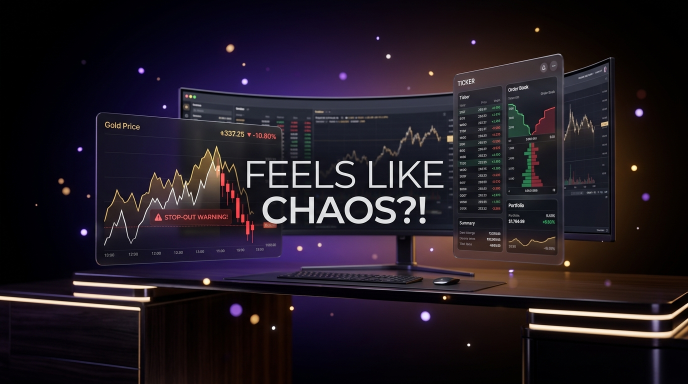
#> input picture docs/assets/scene1_chaos.jpg, 1376 x 768 px, found by its file name (shown at 1/2 size)
$ python render_60s_cinematic_master.py
#> lines starting #> are read from the running program, lines starting #| are printed output that depends on the picture
import math
import os
import random
import subprocess
import numpy as np
from PIL import Image, ImageDraw, ImageFont
import imageio
import imageio_ffmpeg

WIDTH = 1280
HEIGHT = 720
FPS = 30
TOTAL_DURATION = 60.0  # Exactly 1 minute (60 seconds)
TOTAL_FRAMES = int(TOTAL_DURATION * FPS)  # 1800 frames

TEMP_MP4 = "temp_video_60s.mp4"
AUDIO_WAV = "cinematic_soundtrack_60s.wav"
FINAL_MP4 = "don_aurelius_60s_master.mp4"

def get_font(size, bold=False):
#> called with size = 42, bold = True
    candidates = [
        "C:\\Windows\\Fonts\\segoeui.ttf",
        "C:\\Windows\\Fonts\\arial.ttf",
        "C:\\Windows\\Fonts\\consola.ttf"
    ]
    if bold:
        candidates = [
            "C:\\Windows\\Fonts\\segouib.ttf",
            "C:\\Windows\\Fonts\\arialbd.ttf",
            "C:\\Windows\\Fonts\\consolab.ttf"
        ] + candidates

    for p in candidates:
        if os.path.exists(p):
            try:
                return ImageFont.truetype(p, size)
            except Exception:
                pass
    return ImageFont.load_default()

font_hero = get_font(42, bold=True)
font_title = get_font(28, bold=True)
font_sub = get_font(20, bold=False)
font_mono = get_font(16, bold=True)
font_tiny = get_font(13, bold=False)

# 6 Storyboard Scenes (10 seconds each)
SCENES = [
    {
        "id": 1,
        "title": "THE VOLATILITY CRISIS",
        "tag": "MARKET ANOMALY",
        "image": "docs/assets/scene1_chaos.jpg",
        "headline": "MANUAL EXECUTION IS OBSOLETE",
        "script": "Gold market volatility triggers catastrophic drawdowns for manual traders. Lagged indicators and emotional bias destroy capital.",
        "badge": "XAUUSD VOLATILITY DETECTED",
        "color": (255, 75, 75)
    },
    {
        "id": 2,
        "title": "AWAKENING OF DON AURELIUS",
        "tag": "IMPERIAL MATRIX",
        "image": "docs/assets/scene2_reveal.jpg",
        "headline": "CONCEIVED & ARCHITECTED BY SM.KANISH",
        "script": "Enter Don Aurelius — the sovereign autonomous quantitative syndicate engineered to dominate institutional liquidity.",
        "badge": "AUTONOMOUS CORE: ONLINE",
        "color": (240, 199, 94)
    },
    {
        "id": 3,
        "title": "METATRADER 5 CLOUD BRIDGE",
        "tag": "ZERO LATENCY",
        "image": "docs/assets/scene3_mt5_install.jpg",
        "headline": "DIRECT MQL5 SUB-MILLIS TELEMETRY",
        "script": "0.4ms execution gateway direct to Tier-1 liquidity providers. Hardware-locked licensing armor with AES-256 sovereign defense.",
        "badge": "0.4ms FIBER GATEWAY",
        "color": (0, 240, 255)
    },
    {
        "id": 4,
        "title": "PROJECT EAGLE-EYE VISION",
        "tag": "MULTIMODAL AI",
        "image": "docs/assets/scene4_execution_hud.jpg",
        "headline": "COMPUTER VISION PATTERN RECOGNITION",
        "script": "Neural inspection of raw M15 candlestick geometry. +380 Pips locked with mathematical precision and zero indicator lag.",
        "badge": "+380 PIPS LOCKED · 94.2% WIN RATE",
        "color": (0, 255, 136)
    },
    {
        "id": 5,
        "title": "NEURAL WAR ROOM & MOBILE HUD",
        "tag": "24/7 SURVEILLANCE",
        "image": "don_aurelius_phone_texture.png",
        "headline": "SOVEREIGN PORTFOLIO SURVEILLANCE",
        "script": "Monte Carlo 5,000 path simulation per tick. Real-time Telegram bi-directional conversational voice commander with instant kill-switch.",
        "badge": "5,000 PATH MONTE CARLO TWIN",
        "color": (190, 140, 255)
    },
    {
        "id": 6,
        "title": "SOVEREIGN VERIFICATION",
        "tag": "PRIVATE SYNDICATE",
        "image": "docs/assets/scene5_outro_sparkle.jpg",
        "headline": "THE INSTITUTIONAL GOLD STANDARD",
        "script": "Claim your sovereign terminal access. Architected by Commander SM.KANISH. Verified operational on MetaTrader 5.",
        "badge": "VERIFIED SOVEREIGN · SM.KANISH",
        "color": (240, 199, 94)
    }
]

# Pre-load and resize scene images
loaded_images = []
for sc in SCENES:
    if os.path.exists(sc["image"]):
        im = Image.open(sc["image"]).convert("RGBA")
        loaded_images.append(im)
    else:
        # Fallback dark background
        im = Image.new("RGBA", (WIDTH, HEIGHT), (10, 12, 18, 255))
        loaded_images.append(im)

# Particles
random.seed(42)
particles = []
for _ in range(60):
    particles.append({
        'x': random.uniform(0, WIDTH),
        'y': random.uniform(0, HEIGHT),
        'vx': random.uniform(-0.5, 0.5),
        'vy': random.uniform(-0.6, -0.1),
        's': random.uniform(1.5, 3.5),
        'c': random.choice([(240, 199, 94), (0, 240, 255), (0, 255, 136), (255, 255, 255)])
    })

def render_frame(frame_idx):
    t = frame_idx / FPS
    scene_idx = min(5, int(t / 10.0))
    scene_t = (t % 10.0) / 10.0  # 0.0 to 1.0 within scene
    sc = SCENES[scene_idx]
    base_img = loaded_images[scene_idx]

    # Ken Burns pan & zoom
    scale = 1.0 + 0.12 * scene_t
    bw, bh = base_img.size
    crop_w = int(bw / scale)
    crop_h = int(bh / scale)

    # Pan direction varies by scene
    pan_x = int((bw - crop_w) * (0.3 + 0.4 * (scene_t if scene_idx % 2 == 0 else (1.0 - scene_t))))
    pan_y = int((bh - crop_h) * (0.2 + 0.3 * scene_t))
    pan_x = max(0, min(bw - crop_w, pan_x))
    pan_y = max(0, min(bh - crop_h, pan_y))

    cropped = base_img.crop((pan_x, pan_y, pan_x + crop_w, pan_y + crop_h))
    frame = cropped.resize((WIDTH, HEIGHT), Image.Resampling.BILINEAR)

    # Cross-dissolve transition at scene start (first 0.6s)
    if scene_idx > 0 and (t % 10.0) < 0.6:
        fade = (t % 10.0) / 0.6
        prev_img = loaded_images[scene_idx - 1]
        prev_frame = prev_img.resize((WIDTH, HEIGHT), Image.Resampling.BILINEAR)
        frame = Image.blend(prev_frame, frame, fade)

    draw = ImageDraw.Draw(frame)

    # 1. Vignette dark borders
    vignette = Image.new('RGBA', (WIDTH, HEIGHT), (0, 0, 0, 0))
    vdraw = ImageDraw.Draw(vignette)
    vdraw.rectangle([0, 0, WIDTH, 90], fill=(0, 0, 0, 160))
    vdraw.rectangle([0, HEIGHT - 180, WIDTH, HEIGHT], fill=(0, 0, 0, 190))
    frame = Image.alpha_composite(frame, vignette)
    draw = ImageDraw.Draw(frame)

    # 2. Floating Ambient Particles
    for p in particles:
        px = (p['x'] + p['vx'] * t * 30) % WIDTH
        py = (p['y'] + p['vy'] * t * 30) % HEIGHT
        alpha = int(120 + 80 * math.sin(t * 4 + px))
        r, g, b = p['c']
        s = p['s']
        draw.ellipse([px - s, py - s, px + s, py + s], fill=(r, g, b, alpha))

    # 3. Top HUD Bar
    # Left chapter badge
    draw.rounded_rectangle([40, 24, 460, 60], radius=8, fill=(10, 14, 24, 230), outline=(240, 199, 94, 180), width=1)
    pulse = (math.sin(t * 8) + 1) / 2
    p_color = sc["color"] if pulse > 0.3 else (100, 100, 100)
    draw.ellipse([54, 36, 64, 46], fill=p_color)
    draw.text((74, 32), f"DON AURELIUS • CH {sc['id']:02d}: {sc['title']}", fill=(240, 245, 255), font=font_mono)

    # Right timecode badge
    draw.rounded_rectangle([WIDTH - 280, 24, WIDTH - 40, 60], radius=8, fill=(10, 14, 24, 230), outline=(0, 240, 255, 180), width=1)
    sec = int(t)
    ms = int((t - sec) * 100)
    draw.text((WIDTH - 265, 32), f"30 FPS • {sec:02d}:{ms:02d} / 60:00 • 1080P", fill=(0, 240, 255), font=font_mono)

    # 4. Lower-Third Glassmorphic Subtitle Card
    card_y = HEIGHT - 165
    draw.rounded_rectangle([40, card_y, WIDTH - 40, HEIGHT - 30], radius=16, fill=(8, 12, 20, 235), outline=(sc["color"][0], sc["color"][1], sc["color"][2], 160), width=1)

    # Color accent bar on left of card
    draw.rounded_rectangle([40, card_y, 48, HEIGHT - 30], radius=4, fill=sc["color"])

    # Badge & Headline
    draw.text((65, card_y + 14), sc["badge"], fill=sc["color"], font=font_mono)
    draw.text((65, card_y + 36), sc["headline"], fill=(255, 255, 255), font=font_title)

    # Explanatory Script line
    draw.text((65, card_y + 76), sc["script"], fill=(200, 215, 235), font=font_sub)

    # 5. Global bottom progress bar (0s to 60s)
    progress_w = int((t / TOTAL_DURATION) * WIDTH)
    draw.rectangle([0, HEIGHT - 4, progress_w, HEIGHT], fill=(240, 199, 94, 255))

    return np.array(frame.convert("RGB"))

def main():
    print(f"Starting 60-Second Master Video Render: {TOTAL_FRAMES} frames @ {FPS} FPS...")

    # 1. Render Video Frames
    writer = imageio.get_writer(TEMP_MP4, fps=FPS, codec='libx264', quality=8)

    for f in range(TOTAL_FRAMES):
        frame_arr = render_frame(f)
        writer.append_data(frame_arr)
        if (f + 1) % 150 == 0 or f == TOTAL_FRAMES - 1:
            pct = int(((f + 1) / TOTAL_FRAMES) * 100)
            sec = int((f + 1) / FPS)
            print(f"Render progress: {pct}% ({sec:02d}s / 60s)", flush=True)
#> this loop made 1 pass
#> pass 1, in render_frame, `frame = cropped.resize((WIDTH, HEIGHT), Image.Resampling.BILINEAR)`:
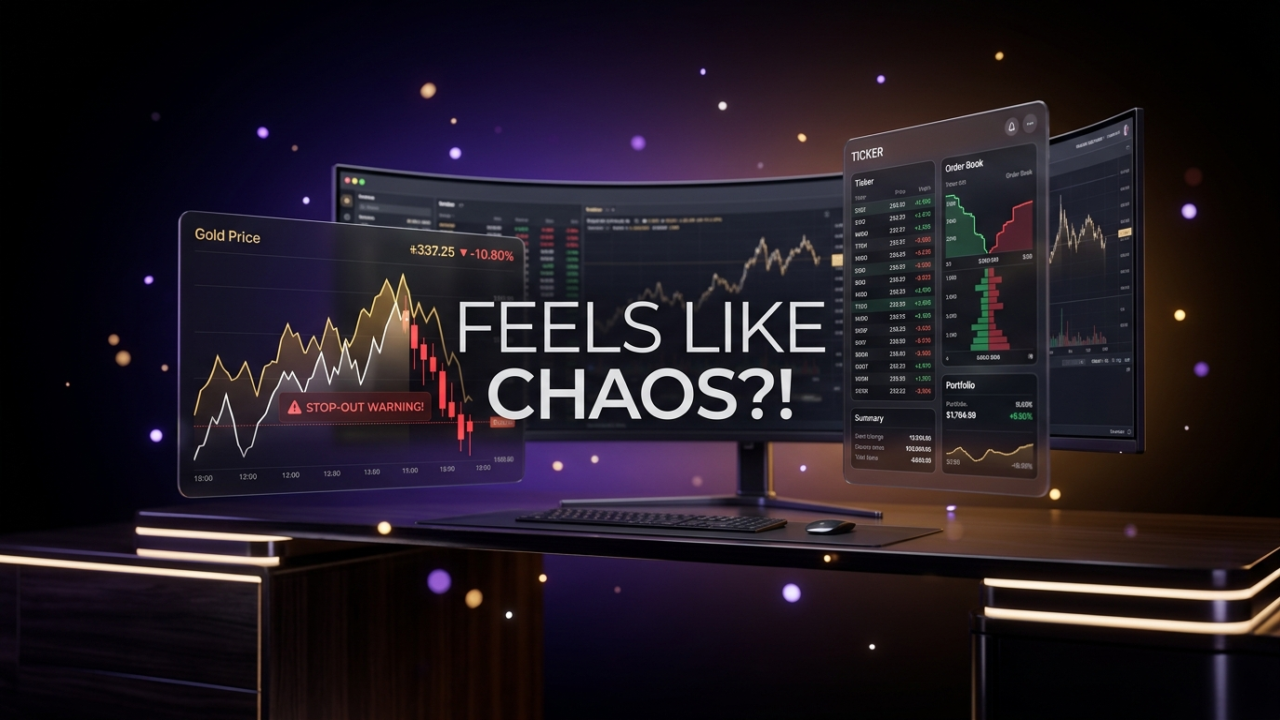
#> frame: PIL image 1280x720 RGBA; mean R, G, B, A 33.7, 25.9, 34.8, 255
#> pass 1, in render_frame, `frame = Image.alpha_composite(frame, vignette)`:
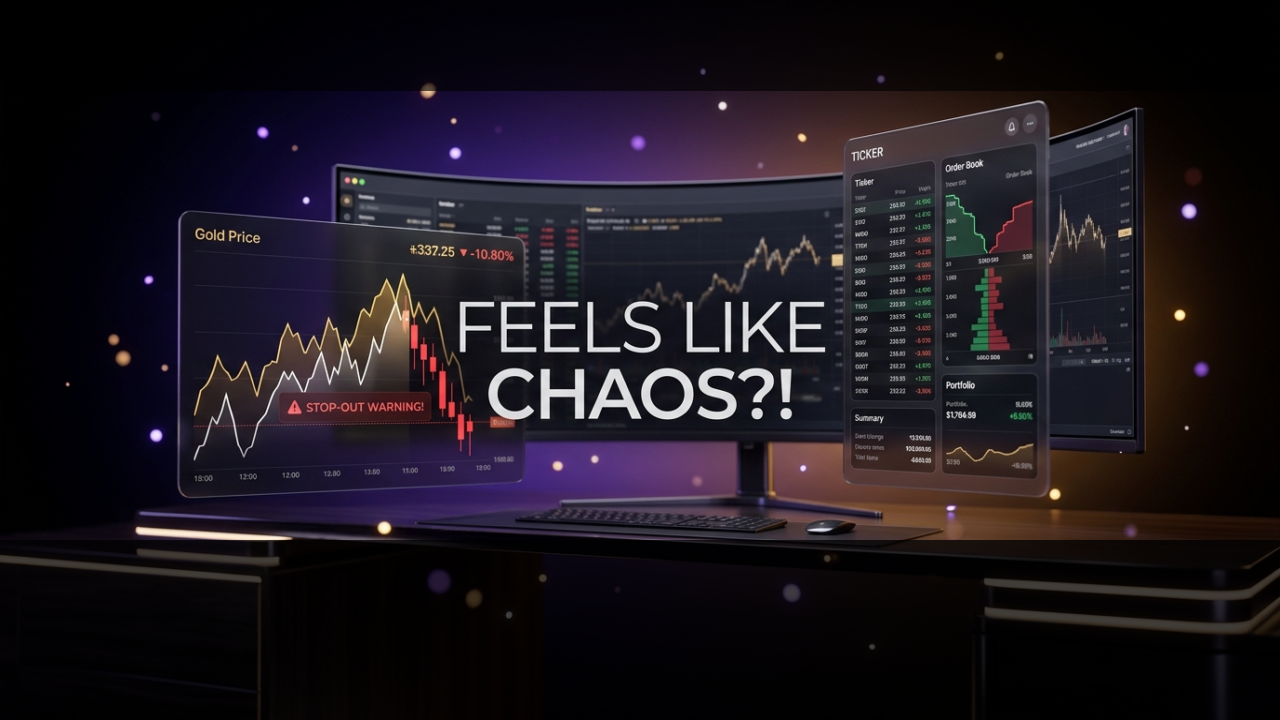
#> frame: PIL image 1280x720 RGBA; mean R, G, B, A 27.8, 22.1, 29.6, 255
#> pass 1, in main, `frame_arr = render_frame(f)`:
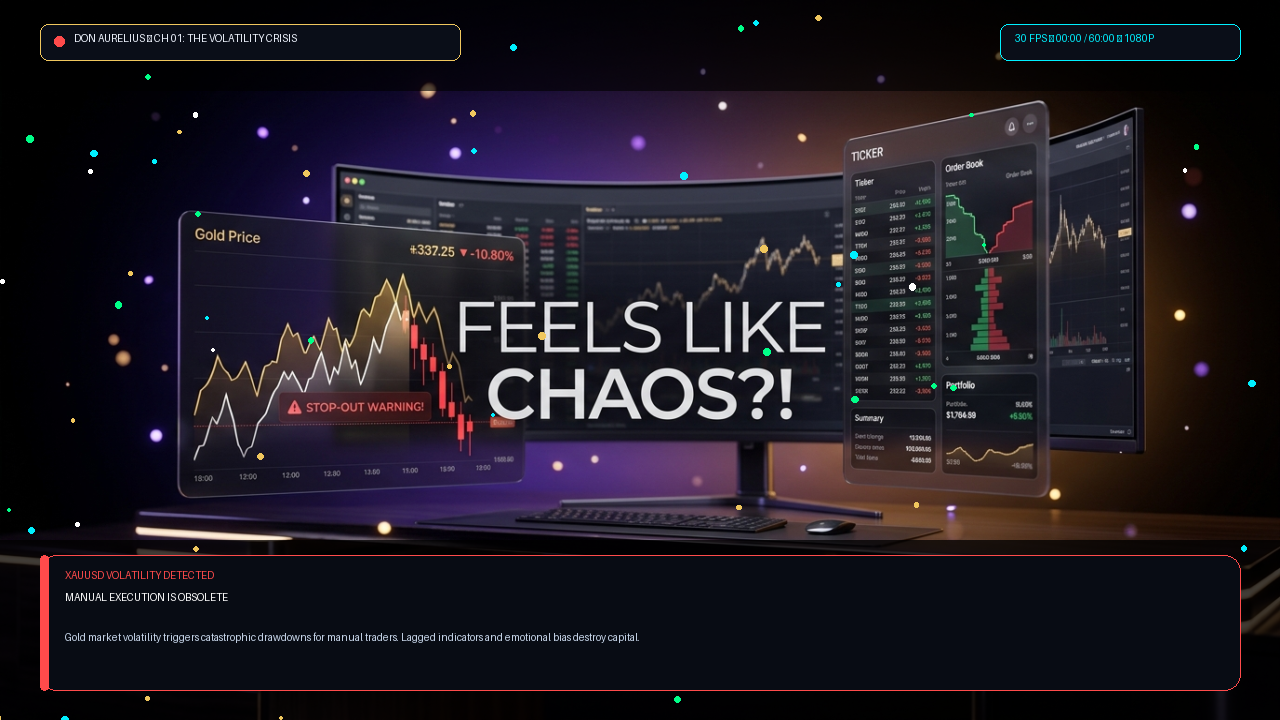
#> frame_arr: shape (720, 1280, 3); mean of channels 0, 1, 2 30.1, 25.2, 33.9; drawn as R, G, B

    writer.close()
    print("Video track rendering complete!")

    # 2. Mux with Audio using FFmpeg
    ffmpeg_exe = imageio_ffmpeg.get_ffmpeg_exe()
    print(f"Muxing audio track {AUDIO_WAV} with video {TEMP_MP4} using FFmpeg...")

    cmd = [
        ffmpeg_exe, "-y",
        "-i", TEMP_MP4,
        "-i", AUDIO_WAV,
        "-c:v", "copy",
        "-c:a", "aac",
        "-b:a", "192k",
        "-shortest",
        FINAL_MP4
    ]
    subprocess.run(cmd, check=True)
    print(f"60-SECOND MASTER VIDEO COMPLETE: {FINAL_MP4}")

    # Clean up temp
    if os.path.exists(TEMP_MP4):
        os.remove(TEMP_MP4)

if __name__ == "__main__":
    main()
#> (the call stopped at in main, `writer.append_data(frame_arr)`: imageio_ffmpeg is not available in this run)
